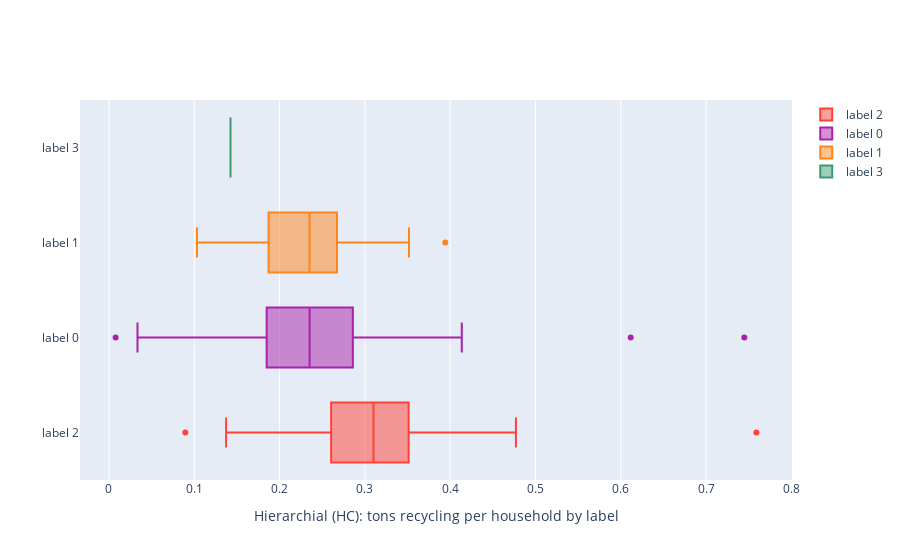

Notebook code for this chart:
### Code cell
layout = Layout(
    boxgap=0.1,
    height = 600
)
fig = go.Figure(layout=layout)


fig.add_trace(go.Box(
    x=hc_label2['tons_recyclables/hh'],
    name='label 2',
    marker_color='#FF4136'
))
fig.add_trace(go.Box(
    x=hc_label0['tons_recyclables/hh'],
    name='label 0',
    marker_color='#AA22AA'
))
fig.add_trace(go.Box(
    x=hc_label1['tons_recyclables/hh'],
    name='label 1',
    marker_color='#FF851B'
))
fig.add_trace(go.Box(
    x=hc_label3['tons_recyclables/hh'],
    name='label 3',
    marker_color='#3D9970'
))


fig.update_layout(
    xaxis=dict(title='Hierarchial (HC): tons recycling per household by label', zeroline=False),
    boxmode='overlay'
)

fig.update_traces(orientation='h') # horizontal box plots

fig.show()

### Figure 1 — Plotly figure (JSON) as saved in the notebook; plotly's stock layout.template omitted (floating-point values rounded to 4 significant figures; data arrays with more than 128 entries replaced by an {"elided": "..."} marker saying what was removed)
{"data": [{"marker": {"color": "#FF4136"}, "name": "label 2", "orientation": "h", "type": "box", "x": [0.2515, 0.2999, 0.3035, 0.274, 0.1373, 0.3596, 0.3117, 0.3588, 0.2533, 0.2203, 0.759, 0.2989, 0.2635, 0.3163, 0.3344, 0.3508, 0.1888, 0.275, 0.2204, 0.3546, 0.3477, 0.2478, 0.3084, 0.2945, 0.265, 0.3436, 0.2928, 0.3184, 0.2561, 0.3382, 0.1868, 0.3702, 0.4334, 0.4771, 0.339, 0.4088, 0.08954, 0.3519, 0.2648, 0.3837, 0.3986, 0.2362, 0.2573, 0.3278, 0.3177, 0.1664, 0.3979, 0.3068, 0.3782, 0.3306, 0.2893, 0.3152]}, {"marker": {"color": "#AA22AA"}, "name": "label 0", "orientation": "h", "type": "box", "x": {"elided": "183 float values"}}, {"marker": {"color": "#FF851B"}, "name": "label 1", "orientation": "h", "type": "box", "x": [0.2444, 0.2909, 0.1787, 0.2837, 0.2776, 0.3517, 0.1919, 0.2333, 0.2616, 0.2082, 0.3027, 0.3943, 0.1863, 0.1602, 0.2547, 0.2347, 0.2361, 0.2484, 0.2684, 0.1722, 0.212, 0.334, 0.237, 0.1096, 0.1033, 0.2303, 0.1656, 0.2287, 0.2622, 0.1695, 0.235, 0.2641, 0.1894, 0.2811, 0.1536]}, {"marker": {"color": "#3D9970"}, "name": "label 3", "orientation": "h", "type": "box", "x": [0.1425]}], "layout": {"autosize": true, "boxgap": 0.1, "boxmode": "overlay", "xaxis": {"autorange": true, "range": [-0.03394, 0.8007], "title": {"text": "Hierarchial (HC): tons recycling per household by label"}, "type": "linear", "zeroline": false}, "yaxis": {"autorange": true, "range": [-0.5, 3.5], "type": "category"}}}
